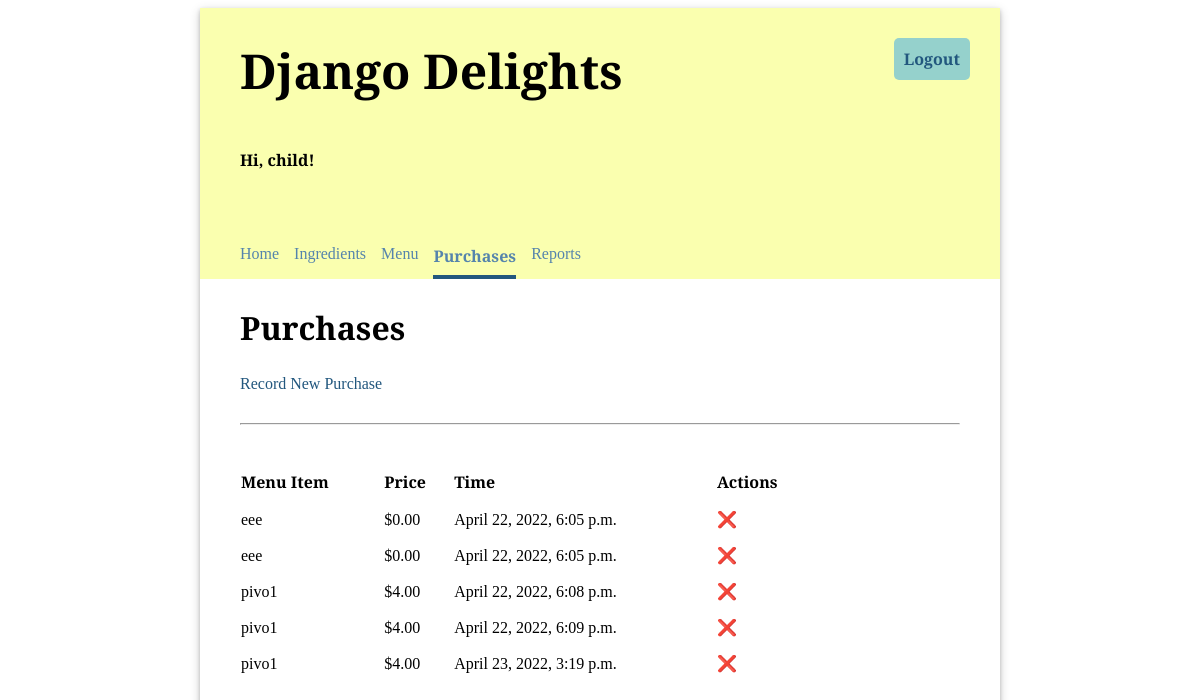
The app's page /purchase (signed in) with its own data.
### inventory/models.py (models this page shows, shortened)
class Purchase(models.Model):
    menu_item = models.ForeignKey(MenuItem, on_delete=models.CASCADE)
    timestamp = models.DateTimeField(auto_now_add=True)

class MenuItem(models.Model):
    title = models.CharField(max_length=200, unique=True)
    price = models.FloatField(default=0.00)

### inventory/views.py (the view)
# urls.py: path('purchase', views.PurchaseView.as_view(), name='purchase'),
class PurchaseView(LoginRequiredMixin, ListView):
    template_name = "inventory/purchase_list.html"
    model = Purchase

### inventory/templates/inventory/purchase_list.html (shortened to what this page needs)
{% extends 'base.html' %}
{% load static %}
{% block content %}
<h2>Purchases</h2>
<a href="{% url 'add_purchase' %}">Record New Purchase</a>
<hr/>
<table class="inventory-table">
   <thead>
       <tr>
           <th>Menu Item</th>
           <th>Price</th>
           <th>Time</th>
           <th>Actions</th>
       </tr>
   </thead>
    <tbody>
    {% for purchase in object_list %}
         <tr>
             <td>{{ purchase.menu_item.title }}</td>
             <td class="price">${{ purchase.menu_item.price|stringformat:".2f" }}</td>
             <td>{{ purchase.timestamp }}</td>
             <td><a href="{% url 'delete_purchase' purchase.id %}">❌</a></td>
         </tr>
    {% endfor %}
    </tbody>
</table>
{% endblock %}

### inventory/templates/base.html (shortened to what this page needs)
{% load static %}
<!DOCTYPE html>
<html>
<head>
  <link rel="stylesheet" type="text/css" href="{% static 'inventory/style.css' %}" />
</head>
<body>
  <div class="app">
  <header>
    <div class="header-first-row">
      <h1 class="title">Django Delights</h1>
      {% if user.is_authenticated %}
      <a class="logout" href="/logout">Logout</a>
      {% endif %}
    </div>
      {% if user.is_authenticated %}
    <p>Hi, {{ user.username }}!</p>
      <nav class="navbar">
        {% url 'home' as home_url %}
        {% url 'ingredients' as ingredients_url %}
        {% url 'menu' as menu_url %}
        {% url 'purchase' as purchases_url %}
        {% url 'reports' as reports_url %}
        <a class="nav-item{% if request.path == home_url %} current-page{% endif %}" href="{% url 'home' %}">Home</a>
        <a class="nav-item{% if request.path == ingredients_url %} current-page{% endif %}" href="{% url 'ingredients' %}">Ingredients</a>
        <a class="nav-item{% if request.path == menu_url %} current-page{% endif %}" href="{% url 'menu' %}">Menu</a>
        <a class ="nav-item{% if request.path == purchases_url %} current-page{% endif %}" href="{% url 'purchase' %}">Purchases</a>
        <a class="nav-item{% if request.path == reports_url %} current-page{% endif %}" href="{% url 'reports' %}">Reports</a>
      </nav>
    {% endif %}
  </header>
  <main>
    {% block content %}{% endblock %}
  </main>
  </div>
</body>
</html>

### inventory/static/inventory/style.css (style rules this page uses)
body { font-family: 'Libre Baskerville', serif; }
hr { margin: 30px 0; }
header { background-color: #FAFFAF; min-height: 200px; display: flex; align-items: center; flex-direction: column; align-items: flex-start; padding-left: 40px; }
main { display: flex; flex-direction: column; padding: 0 40px 20px 40px; justify-content: center; }
main h2 { font-size: 2em; }
.app { min-width: 800px; max-width: 60%; margin: 0 auto; box-shadow: 0 2px 4px 0 rgba(0, 0, 0, 0.2), 0 3px 10px 0 rgba(0, 0, 0, 0.19); }
.title { font-size: 3em; padding: 30px 0; margin: auto 0; }
header p { font-weight: bold; }
.navbar { margin-top: 50px; display: flex; width: 100%; }
.navbar a { text-decoration: none; padding: 8px 0; color: #5584AC; margin-right: 15px; }
.navbar a:hover, .navbar .current-page { border-bottom: solid 4px #22577E; border-spacing: 0 15px; font-weight: bold; }
main table { text-align: left; border-collapse: separate; border-spacing: 0 15px; width: 80%; }
.header-first-row { width: 100%; display: flex; justify-content: space-between; }
.logout { height: max-content; text-align: center; text-decoration: none; border: 0px; background-color: #95D1CC; border-radius: 5px; color: #22577E; padding: 10px; font-weight: bold; margin: 30px; font-size: 1em; }
a { text-decoration: none; color: #22577E; }

### records on screen
Purchase: menu_item "eee", menu_item.price "0.00", timestamp "April 22, 2022, 6:05 p.m."
Purchase: menu_item "eee", menu_item.price "0.00", timestamp "April 22, 2022, 6:05 p.m."
Purchase: menu_item "pivo1", menu_item.price "4.00", timestamp "April 22, 2022, 6:08 p.m."
Purchase: menu_item "pivo1", menu_item.price "4.00", timestamp "April 22, 2022, 6:09 p.m."
Purchase: menu_item "pivo1", menu_item.price "4.00", timestamp "April 23, 2022, 3:19 p.m."

### other values on screen
{{ user.username }} "child"
